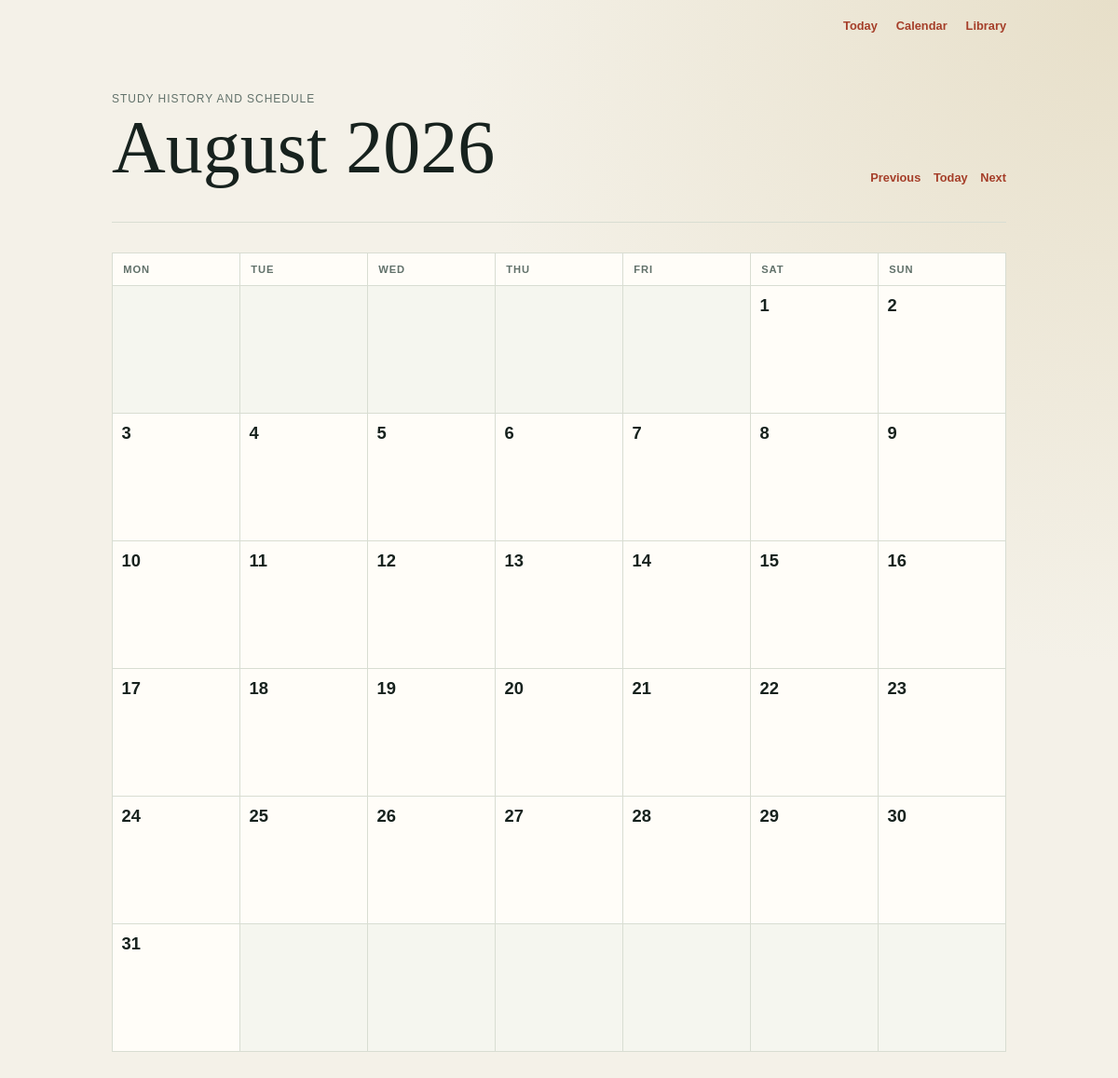
The app's page /calendar?year=2026&month=8, older data.
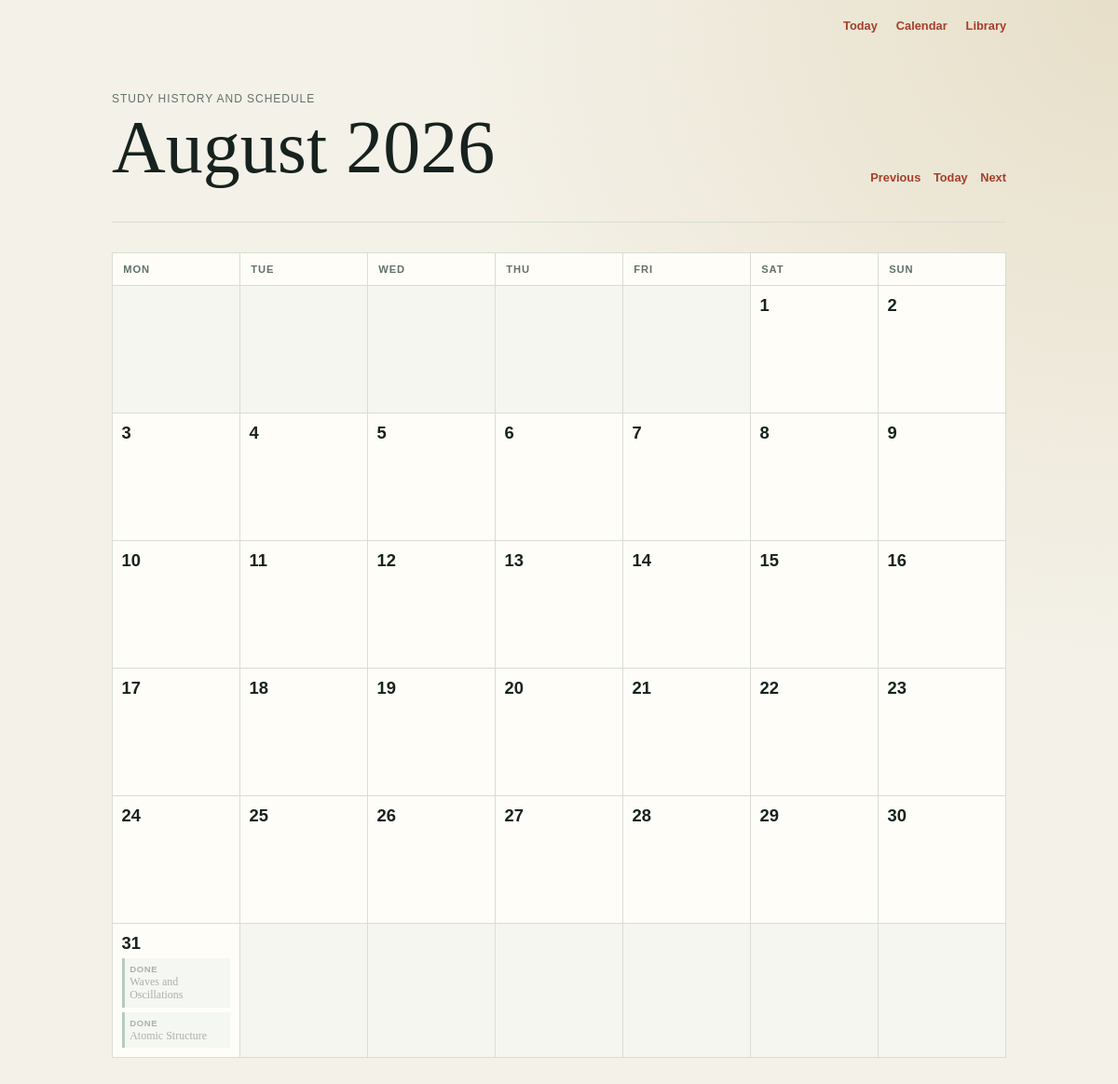
The same page, newer data.
### app.py (models this page shows, shortened)
class Review(db.Model):
    __tablename__ = 'reviews'
    id = db.Column(db.Integer, primary_key=True)
    topic_id = db.Column(db.Integer, db.ForeignKey('topics.id'), nullable=False)
    grade = db.Column(db.Integer, nullable=False)
    reviewed_at = db.Column(db.DateTime, default=utc_now_naive, nullable=False)
    topic = db.relationship('Topic', back_populates='reviews')

class Topic(db.Model):
    __tablename__ = 'topics'
    id = db.Column(db.Integer, primary_key=True)
    subject = db.Column(db.String(100), nullable=False)       # e.g., "Physics"
    title = db.Column(db.String(150), nullable=False)         # e.g., "Newtonian Mechanics"
    interval = db.Column(db.Integer, default=0)               # Days until next review
    repetition = db.Column(db.Integer, default=0)             # Successful review streak
    ease_factor = db.Column(db.Float, default=2.5)            # Interval multiplier
    due_date = db.Column(db.DateTime, default=utc_now_naive) # When it should appear on the to-do list
    reviews = db.relationship('Review', back_populates='topic', cascade='all, delete-orphan')
    def review(self, grade, reviewed_at=None):
        """Apply an SM-2 review grade and schedule the next review."""
        if grade not in {1, 3, 5}:
            raise ValueError('grade must be 1, 3, or 5')
        quality_gap = 5 - grade
        self.ease_factor = max(
            1.3,
            self.ease_factor + 0.1 - quality_gap * (0.08 + quality_gap * 0.02),
        )
        if grade == 1:
            self.repetition = 0
            self.interval = 1
        elif self.repetition == 0:
            self.repetition = 1
            self.interval = 1
        elif self.repetition == 1:
            self.repetition = 2
            self.interval = 6
        else:
            self.interval = max(1, round(self.interval * self.ease_factor))
            self.repetition += 1
        review_start = reviewed_at or utc_now_naive()
        self.due_date = review_start + timedelta(days=self.interval)

### app.py (the view)
@app.route('/calendar')
def calendar_view():
    today = local_now().date()
    try:
        year = int(request.args.get('year', today.year))
        month = int(request.args.get('month', today.month))
        month_start = date(year, month, 1)
    except (TypeError, ValueError):
        abort(400, description='Invalid calendar month.')
    month_end = date(
        year, month, calendar_module.monthrange(year, month)[1]
    )
    local_range_start = datetime.combine(
        month_start, datetime.min.time(), tzinfo=LOCAL_TIMEZONE
    )
    local_range_end = datetime.combine(
        month_end + timedelta(days=1), datetime.min.time(), tzinfo=LOCAL_TIMEZONE
    )
    range_start = local_datetime_to_utc_naive(local_range_start)
    range_end = local_datetime_to_utc_naive(local_range_end)
    due_topics = Topic.query.filter(
        Topic.due_date >= range_start,
        Topic.due_date < range_end,
    ).order_by(Topic.due_date.asc()).all()
    reviews = Review.query.filter(
        Review.reviewed_at >= range_start,
        Review.reviewed_at < range_end,
    ).order_by(Review.reviewed_at.asc()).all()
    due_by_date = defaultdict(list)
    for topic in due_topics:
        due_by_date[utc_naive_to_local_date(topic.due_date)].append(topic)
    reviews_by_date = defaultdict(list)
    for review in reviews:
        reviews_by_date[utc_naive_to_local_date(review.reviewed_at)].append(review)
    weeks = []
    for week in calendar_module.monthcalendar(year, month):
        days = []
        for day_number in week:
            day = date(year, month, day_number) if day_number else None
            days.append(day)
        weeks.append(days)
    previous_month = month_start - timedelta(days=1)
    next_month = month_end + timedelta(days=1)
    current_week_start = today - timedelta(days=today.weekday())
    current_week_end = current_week_start + timedelta(days=6)
    return render_template(
        'calendar.html',
        month_name=month_start.strftime('%B %Y'),
        weeks=weeks,
        today=today,
        due_by_date=due_by_date,
        reviews_by_date=reviews_by_date,
        current_week_start=current_week_start,
        current_week_end=current_week_end,
        previous_month=previous_month,
        next_month=next_month,
    )

### app.py (called while the page is built)
def local_now():
    return datetime.now(timezone.utc).astimezone(LOCAL_TIMEZONE)

def local_datetime_to_utc_naive(value):
    return value.astimezone(timezone.utc).replace(tzinfo=None)

def utc_naive_to_local_date(value):
    return value.replace(tzinfo=timezone.utc).astimezone(LOCAL_TIMEZONE).date()

### templates/calendar.html (shortened to what this page needs)
{% extends "layout.html" %}
{% block content %}
    <main class="calendar-page">
        <header class="calendar-header">
            <div>
                <p class="eyebrow">Study history and schedule</p>
                <h1>{{ month_name }}</h1>
            </div>
            <div class="month-nav" aria-label="Change month">
                <a href="{{ url_for('calendar_view', year=previous_month.year, month=previous_month.month) }}">Previous</a>
                <a href="{{ url_for('calendar_view') }}">Today</a>
                <a href="{{ url_for('calendar_view', year=next_month.year, month=next_month.month) }}">Next</a>
            </div>
        </header>
        <section class="calendar" aria-label="{{ month_name }} study calendar">
            <div class="weekday-row">
                {% for weekday in ('Monday', 'Tuesday', 'Wednesday', 'Thursday', 'Friday', 'Saturday', 'Sunday') %}
                    <div class="weekday">{{ weekday[:3] }}</div>
                {% endfor %}
            </div>
            {% for week in weeks %}
                <div class="calendar-week">
                    {% for day in week %}
                        <div class="calendar-day{% if not day %} outside-month{% endif %}{% if day == today %} today{% endif %}{% if day %} drop-target{% endif %}"{% if day %} data-target-date="{{ day.isoformat() }}"{% endif %}>
                            {% if day %}
                                <div class="desktop-day-content">
                                    <time datetime="{{ day.isoformat() }}" class="day-number">{{ day.day }}</time>
                                    {% for review in reviews_by_date.get(day, []) %}
                                        <div class="calendar-item completed topic-trigger draggable-topic{% if day < current_week_start %} past-reviewed{% endif %}" draggable="true" data-topic-id="{{ review.topic.id }}" data-reschedule-url="{{ url_for('reschedule_topic', topic_id=review.topic.id) }}" data-title="{{ review.topic.title }}" data-subject="{{ review.topic.subject }}" data-review-date="{{ day.isoformat() }}" data-repetition="{{ review.topic.repetition }}" data-interval="{{ review.topic.interval }}" data-ease-factor="{{ '%.2f'|format(review.topic.ease_factor) }}">
                                            <span class="item-label">Done</span>
                                            <span>{{ review.topic.title }}</span>
                                        </div>
                                    {% endfor %}
                                </div>
                            {% endif %}
                        </div>
                    {% endfor %}
                </div>
            {% endfor %}
        </section>
    </main>
{% endblock %}

### templates/layout.html (shortened to what this page needs)
<!DOCTYPE html>
<html lang="en">
    <head>
        <link rel="stylesheet" href="{{ url_for('static', filename='style.css') }}">
    </head>
    <body>
        <nav class="site-nav" aria-label="Main navigation">
            <a href="{{ url_for('index') }}">Today</a>
            <a href="{{ url_for('calendar_view') }}">Calendar</a>
            <a href="{{ url_for('library') }}">Library</a>
        </nav>
        {% block content %}{% endblock %}
    </body>
</html>

### static/style.css (style rules this page uses)
* { box-sizing: border-box; }
:root { --ink: #17221e; --muted: #61716a; --paper: #f4f1e8; --surface: #fffdf8; --line: #d8ddd2; --accent: #d8643f; --accent-dark: #a53e29; }
body { margin: 0; color: var(--ink); background: radial-gradient(circle at top right, #e7dfc9, var(--paper) 42%); font-family: Georgia, "Times New Roman", serif; }
.site-nav { display: flex; justify-content: flex-end; gap: 1.25rem; width: min(960px, calc(100% - 2rem)); margin: 0 auto; padding: 1.25rem 0 0; font: 600 0.8rem "Trebuchet MS", sans-serif; }
.site-nav a, .month-nav a { color: var(--accent-dark); text-decoration: none; }
main { width: min(760px, calc(100% - 2rem)); margin: 0 auto; padding: 4rem 0; }
header { border-bottom: 1px solid var(--line); padding-bottom: 2rem; }
.eyebrow, .subject, .meta { margin: 0; color: var(--muted); font-family: "Trebuchet MS", sans-serif; font-size: 0.75rem; letter-spacing: 0.08em; text-transform: uppercase; }
h1 { margin: 0.45rem 0 0.6rem; font-size: clamp(2.5rem, 8vw, 5rem); font-weight: 400; line-height: 0.95; }
.calendar-page { width: min(960px, calc(100% - 2rem)); }
.calendar-header { display: flex; align-items: end; justify-content: space-between; gap: 1rem; }
.month-nav { display: flex; gap: 0.85rem; padding-bottom: 0.5rem; font: 600 0.8rem "Trebuchet MS", sans-serif; }
.calendar { margin-top: 2rem; border-top: 1px solid var(--line); border-left: 1px solid var(--line); background: var(--surface); }
.weekday-row, .calendar-week { display: grid; grid-template-columns: repeat(7, minmax(0, 1fr)); }
.weekday { padding: 0.7rem; border-right: 1px solid var(--line); border-bottom: 1px solid var(--line); color: var(--muted); font: 600 0.7rem "Trebuchet MS", sans-serif; letter-spacing: 0.08em; text-transform: uppercase; }
.calendar-day { min-height: 8.5rem; padding: 0; border-right: 1px solid var(--line); border-bottom: 1px solid var(--line); }
.calendar-day.outside-month { background: rgba(216, 221, 210, 0.25); }
.day-number { display: block; font: 600 1.15rem "Trebuchet MS", sans-serif; }
.desktop-day-content { display: block; min-height: 8.5rem; padding: 0.6rem; }
.calendar-item { display: grid; gap: 0.15rem; margin-top: 0.35rem; padding: 0.35rem; font-size: 0.75rem; line-height: 1.15; }
.draggable-topic { cursor: grab; }
.future-scheduled, .past-reviewed { opacity: 0.35; }
.topic-trigger { cursor: pointer; }
.calendar-item.completed { border-left: 3px solid #35715d; background: #e1eee8; }
.item-label { font: 600 0.6rem "Trebuchet MS", sans-serif; letter-spacing: 0.06em; text-transform: uppercase; }

Row changes from the older to the newer data that the page shows:
now on this page (row edited): Review: topic "Waves and Oscillations"
now on this page (row edited): Review: topic "Atomic Structure"
